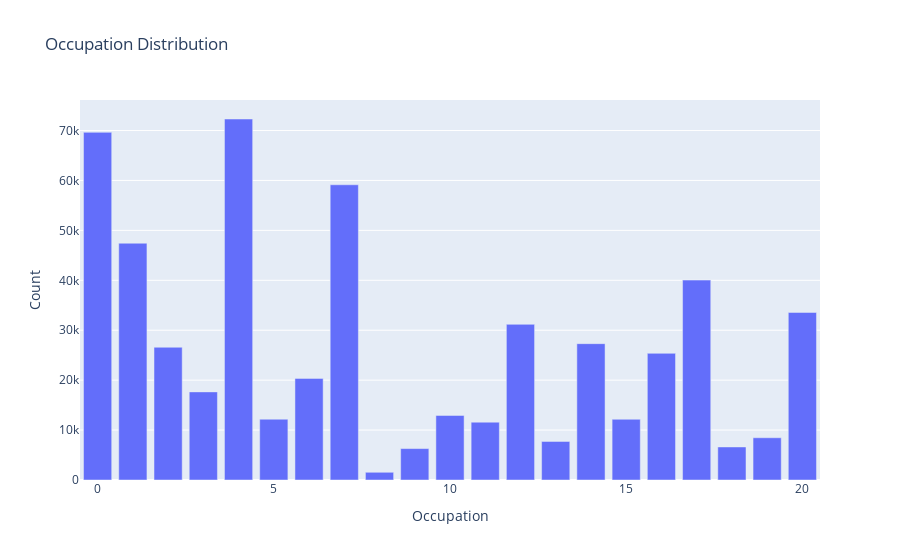

Notebook code for this chart:
### Markdown cell above
#----------------------------------------------------------------

### Code cell
occupation_distribution = data['Occupation'].value_counts()
fig = px.bar(x=occupation_distribution.index, y=occupation_distribution.values, title='Occupation Distribution')
fig.update_layout(xaxis_title='Occupation', yaxis_title='Count')
fig.show()

### Figure 1 — Plotly figure (JSON) as saved in the notebook; plotly's stock layout.template omitted (floating-point values rounded to 4 significant figures)
{"data": [{"alignmentgroup": "True", "hovertemplate": "x=%{x}<br>y=%{y}<extra></extra>", "legendgroup": "", "marker": {"color": "#636efa", "pattern": {"shape": ""}}, "name": "", "offsetgroup": "", "orientation": "v", "showlegend": false, "textposition": "auto", "type": "bar", "x": [4, 0, 7, 1, 17, 20, 12, 14, 2, 16, 6, 3, 10, 5, 15, 11, 19, 13, 18, 9, 8], "xaxis": "x", "y": [72308, 69638, 59133, 47426, 40043, 33562, 31179, 27309, 26588, 25371, 20355, 17650, 12930, 12177, 12165, 11586, 8461, 7728, 6622, 6291, 1546], "yaxis": "y"}], "layout": {"barmode": "relative", "legend": {"tracegroupgap": 0}, "title": {"text": "Occupation Distribution"}, "xaxis": {"anchor": "y", "domain": [0, 1], "title": {"text": "Occupation"}}, "yaxis": {"anchor": "x", "domain": [0, 1], "title": {"text": "Count"}}}}
